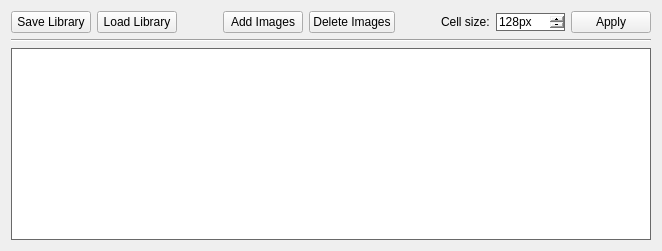
      <widget class="QWidget" name="ImageLibrary">
       <property name="sizePolicy">
        <sizepolicy hsizetype="Expanding" vsizetype="Expanding">
         <horstretch>0</horstretch>
         <verstretch>0</verstretch>
        </sizepolicy>
       </property>
       <property name="styleSheet">
        <string notr="true"/>
       </property>
       <attribute name="title">
        <string>Image Library (0)</string>
       </attribute>
       <layout class="QVBoxLayout" name="verticalLayout_3">
        <item>
         <layout class="QHBoxLayout" name="horizontalLayout">
          <item>
           <widget class="QPushButton" name="buttonSave">
            <property name="toolTip">
             <string/>
            </property>
            <property name="toolTipDuration">
             <number>-1</number>
            </property>
            <property name="statusTip">
             <string>Save Image Library to .mil</string>
            </property>
            <property name="whatsThis">
             <string>&lt;html&gt;&lt;head/&gt;&lt;body&gt;&lt;p&gt;Opens a file dialog to allow user to save the current image library as a .mil file.&lt;/p&gt;&lt;/body&gt;&lt;/html&gt;</string>
            </property>
            <property name="text">
             <string>Save Library</string>
            </property>
           </widget>
          </item>
          <item>
           <widget class="QPushButton" name="buttonLoad">
            <property name="statusTip">
             <string>Load an Image Library from .mil</string>
            </property>
            <property name="whatsThis">
             <string>&lt;html&gt;&lt;head/&gt;&lt;body&gt;&lt;p&gt;Opens file dialog to select a .mil file to load.&lt;/p&gt;&lt;/body&gt;&lt;/html&gt;</string>
            </property>
            <property name="text">
             <string>Load Library</string>
            </property>
           </widget>
          </item>
          <item>
           <spacer name="horizontalSpacer_2">
            <property name="orientation">
             <enum>Qt::Horizontal</enum>
            </property>
            <property name="sizeHint" stdset="0">
             <size>
              <width>40</width>
              <height>20</height>
             </size>
            </property>
           </spacer>
          </item>
          <item>
           <widget class="QPushButton" name="buttonAdd">
            <property name="sizePolicy">
             <sizepolicy hsizetype="Fixed" vsizetype="Fixed">
              <horstretch>0</horstretch>
              <verstretch>0</verstretch>
             </sizepolicy>
            </property>
            <property name="statusTip">
             <string>Adds images to Image Library</string>
            </property>
            <property name="whatsThis">
             <string>&lt;html&gt;&lt;head/&gt;&lt;body&gt;&lt;p&gt;Opens a file dialog allowing user to select one or multiple images to add to current image library.&lt;/p&gt;&lt;/body&gt;&lt;/html&gt;</string>
            </property>
            <property name="text">
             <string>Add Images</string>
            </property>
           </widget>
          </item>
          <item>
           <widget class="QPushButton" name="buttonDelete">
            <property name="statusTip">
             <string>Deletes selected images from library</string>
            </property>
            <property name="whatsThis">
             <string>&lt;html&gt;&lt;head/&gt;&lt;body&gt;&lt;p&gt;Deletes all of the selected images from the image library.&lt;/p&gt;&lt;/body&gt;&lt;/html&gt;</string>
            </property>
            <property name="text">
             <string>Delete Images</string>
            </property>
           </widget>
          </item>
          <item>
           <spacer name="horizontalSpacer">
            <property name="orientation">
             <enum>Qt::Horizontal</enum>
            </property>
            <property name="sizeHint" stdset="0">
             <size>
              <width>40</width>
              <height>20</height>
             </size>
            </property>
           </spacer>
          </item>
          <item>
           <widget class="QLabel" name="label">
            <property name="statusTip">
             <string>Width and height of each image in pixels</string>
            </property>
            <property name="text">
             <string>Cell size:</string>
            </property>
           </widget>
          </item>
          <item>
           <widget class="QSpinBox" name="spinLibCellSize">
            <property name="minimumSize">
             <size>
              <width>0</width>
              <height>0</height>
             </size>
            </property>
            <property name="statusTip">
             <string>Width and height of each image in pixels</string>
            </property>
            <property name="whatsThis">
             <string>&lt;html&gt;&lt;head/&gt;&lt;body&gt;&lt;p&gt;Controls width and height of library images in pixels.&lt;/p&gt;&lt;p&gt;All library images are cropped around their centre to ensure they are square.&lt;/p&gt;&lt;p&gt;An ideal value for library image size would be the maximum cell size to be used in Photomosaic generation.&lt;/p&gt;&lt;/body&gt;&lt;/html&gt;</string>
            </property>
            <property name="styleSheet">
             <string notr="true">QSpinBox {
border: 1px solid dimgray;
}</string>
            </property>
            <property name="buttonSymbols">
             <enum>QAbstractSpinBox::PlusMinus</enum>
            </property>
            <property name="specialValueText">
             <string/>
            </property>
            <property name="suffix">
             <string>px</string>
            </property>
            <property name="minimum">
             <number>10</number>
            </property>
            <property name="maximum">
             <number>10000</number>
            </property>
            <property name="value">
             <number>128</number>
            </property>
           </widget>
          </item>
          <item>
           <widget class="QPushButton" name="buttonLibCellSize">
            <property name="sizePolicy">
             <sizepolicy hsizetype="Minimum" vsizetype="Fixed">
              <horstretch>0</horstretch>
              <verstretch>0</verstretch>
             </sizepolicy>
            </property>
            <property name="statusTip">
             <string>Applies cell size to Library Images</string>
            </property>
            <property name="text">
             <string>Apply</string>
            </property>
            <property name="iconSize">
             <size>
              <width>16</width>
              <height>16</height>
             </size>
            </property>
           </widget>
          </item>
         </layout>
        </item>
        <item>
         <widget class="Line" name="line">
          <property name="orientation">
           <enum>Qt::Horizontal</enum>
          </property>
         </widget>
        </item>
        <item>
         <widget class="QListWidget" name="listPhoto">
          <property name="statusTip">
           <string>Displays images in library</string>
          </property>
          <property name="whatsThis">
           <string>&lt;html&gt;&lt;head/&gt;&lt;body&gt;&lt;p&gt;Displays a grid of all the images in the library.&lt;/p&gt;&lt;p&gt;Ctrl clicking adds to selection. Shift clicking adds a range to selection.&lt;/p&gt;&lt;/body&gt;&lt;/html&gt;</string>
          </property>
          <property name="styleSheet">
           <string notr="true">QListWidget::item {
border: 1px solid transparent;
padding: 1px;
margin: 5px;
}

QListWidget::item:selected {
border: 1px solid blue;
}

QListWidget {
border: 1px solid dimgray;
}</string>
          </property>
          <property name="frameShadow">
           <enum>QFrame::Sunken</enum>
          </property>
          <property name="lineWidth">
           <number>1</number>
          </property>
          <property name="horizontalScrollBarPolicy">
           <enum>Qt::ScrollBarAlwaysOff</enum>
          </property>
          <property name="sizeAdjustPolicy">
           <enum>QAbstractScrollArea::AdjustIgnored</enum>
          </property>
          <property name="alternatingRowColors">
           <bool>false</bool>
          </property>
          <property name="selectionMode">
           <enum>QAbstractItemView::ExtendedSelection</enum>
          </property>
          <property name="iconSize">
           <size>
            <width>100</width>
            <height>100</height>
           </size>
          </property>
          <property name="textElideMode">
           <enum>Qt::ElideNone</enum>
          </property>
          <property name="verticalScrollMode">
           <enum>QAbstractItemView::ScrollPerPixel</enum>
          </property>
          <property name="movement">
           <enum>QListView::Static</enum>
          </property>
          <property name="flow">
           <enum>QListView::LeftToRight</enum>
          </property>
          <property name="isWrapping" stdset="0">
           <bool>true</bool>
          </property>
          <property name="resizeMode">
           <enum>QListView::Fixed</enum>
          </property>
          <property name="layoutMode">
           <enum>QListView::SinglePass</enum>
          </property>
          <property name="spacing">
           <number>0</number>
          </property>
          <property name="gridSize">
           <size>
            <width>100</width>
            <height>150</height>
           </size>
          </property>
          <property name="viewMode">
           <enum>QListView::IconMode</enum>
          </property>
          <property name="modelColumn">
           <number>0</number>
          </property>
          <property name="uniformItemSizes">
           <bool>false</bool>
          </property>
          <property name="batchSize">
           <number>5</number>
          </property>
          <property name="wordWrap">
           <bool>true</bool>
          </property>
          <property name="selectionRectVisible">
           <bool>true</bool>
          </property>
          <property name="currentRow">
           <number>-1</number>
          </property>
         </widget>
        </item>
       </layout>
      </widget>
